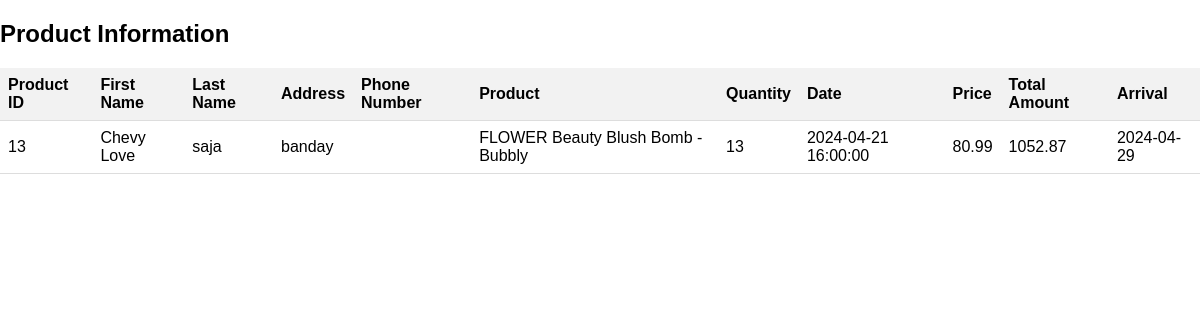
Page /cart.php on the earlier database version.
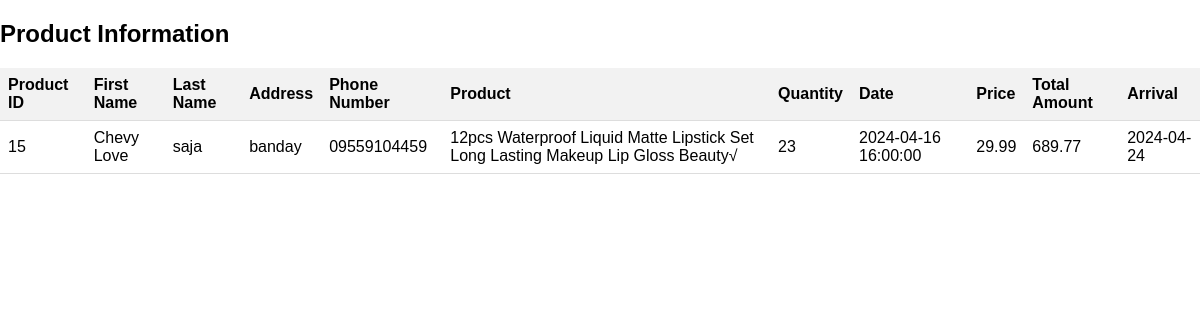
Same page on the later database version.
### tables this page shows
CREATE TABLE `product` (
  `id` int NOT NULL,
  `user_id` int DEFAULT NULL,
  `fname` varchar(100) NOT NULL,
  `lname` varchar(100) NOT NULL,
  `address` varchar(100) DEFAULT NULL,
  `phone_num` varchar(11) NOT NULL,
  `product` varchar(100) NOT NULL,
  `qty` varchar(100) NOT NULL,
  `date` timestamp NULL DEFAULT NULL,
  `price` varchar(100) DEFAULT NULL,
  `total_amount` varchar(100) DEFAULT NULL,
  `product_arrival` date DEFAULT NULL
);

### cart.php (the view, shortened to what this page needs)
<!DOCTYPE html>
<html>
<head>
</head>
<body>
<h2>Product Information</h2>
<table>
    <tr>
        <th>Product ID</th>
        <th>First Name</th>
        <th>Last Name</th>
         <th>Address</th>
         <th>Phone Number</th>
        <th>Product</th>
        <th>Quantity</th>
        <th>Date</th>
        <th>Price</th>
        <th>Total Amount</th>
        <th>Arrival</th>
    </tr>
    <?php
    require 'config.php';
    $sql = "SELECT * FROM product";
    $result = mysqli_query($conn, $sql);
    if (mysqli_num_rows($result) > 0) {
        while ($row = mysqli_fetch_assoc($result)) {
            echo "<tr>";
            echo "<td>" . $row["id"] . "</td>";
            echo "<td>" . $row["fname"] . "</td>";
            echo "<td>" . $row["lname"] . "</td>";
             echo "<td>" . $row["address"] . "</td>";
             echo "<td>" . $row["phone_num"] . "</td>";
            echo "<td>" . $row["product"] . "</td>";
            echo "<td>" . $row["qty"] . "</td>";
            echo "<td>" . $row["date"] . "</td>";
            echo "<td>" . $row["price"] . "</td>";
            echo "<td>" . $row["total_amount"] . "</td>";
            echo "<td>" . $row["product_arrival"] . "</td>";
            echo "</tr>";
        }
    } else {
        echo "<tr><td colspan='8'>No products found.</td></tr>";
    }
    ?>
</table>
</body>
</html>

### cart.php (style rules this page uses)
body { font-family: 'Arial', sans-serif; margin: 0; padding: 0; background-image: url(img/beauty.jpg); background-size: cover; background-repeat: no-repeat; }
table { width: 100%; border-collapse: collapse; }
th, td { padding: 8px; text-align: left; border-bottom: 1px solid #ddd; }
th { background-color: #f2f2f2; }

Differences in the rows shown:
removed product: id "13", fname "Chevy Love", lname "saja", address "banday", product "FLOWER Beauty Blush Bomb - Bubbly", qty "13", date "2024-04-21 16:00:00", price "80.99", total_amount "1052.87", product_arrival "2024-04-29"
added product: id "15", fname "Chevy Love", lname "saja", address "banday", phone_num "09559104459", product "12pcs Waterproof Liquid Matte Lipstick Set Long Lasting Makeup Lip Gloss Beauty√", qty "23", date "2024-04-16 16:00:00", price "29.99", total_amount "689.77", product_arrival "2024-04-24"
